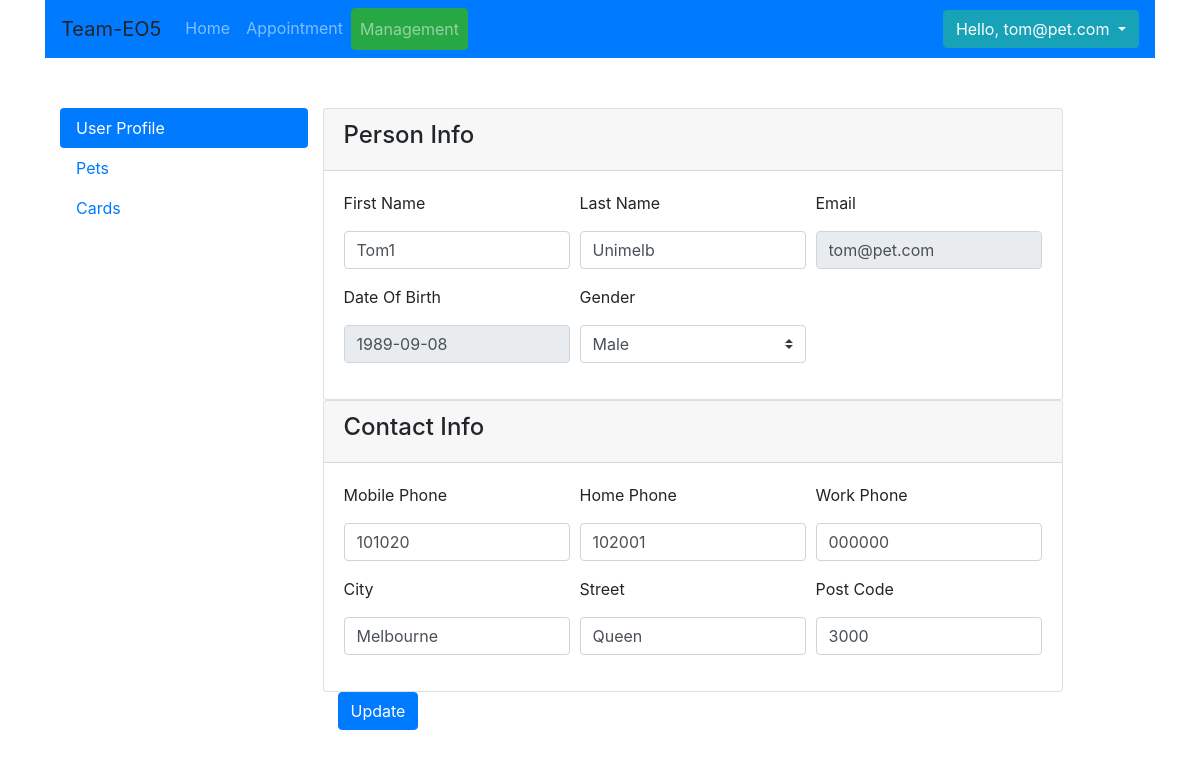
The app's page /user (signed in), older data.
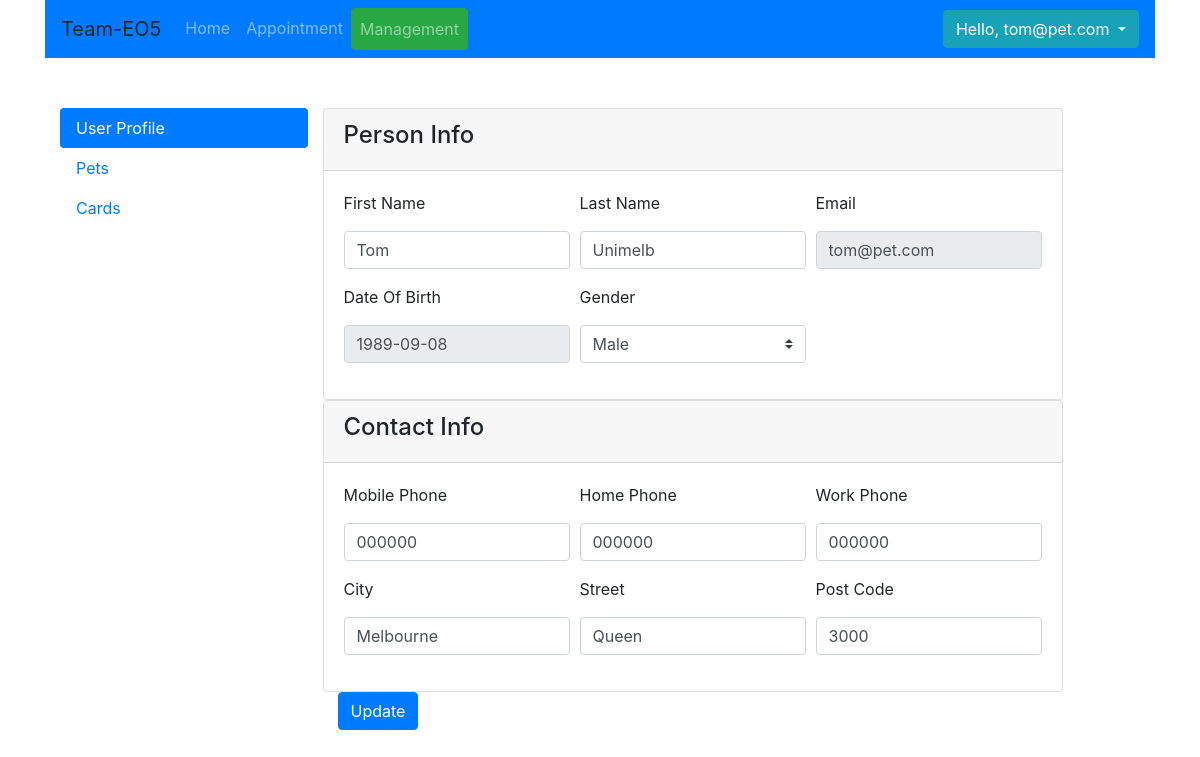
The same page, newer data.
### app/models.py (models this page shows, shortened)
class User(db.Model):
    __tablename__ = 'User'
    id = db.Column(db.Integer, primary_key=True)
    first_name = db.Column(db.String(20))
    last_name = db.Column(db.String(20))
    email = db.Column(db.String(50))
    password = db.Column(db.String(50))
    dob = db.Column(db.DATE, default=datetime.now)
    gender = db.Column(db.CHAR(1))
    phone = db.Column(db.String(10))
    home_number = db.Column(db.String(10))
    work_number = db.Column(db.String(10))
    address_id = db.Column(db.Integer, db.ForeignKey('Address.id'),
                           nullable=False)
    address = db.relationship('Address')
    active = db.Column(db.BOOLEAN)
    admin = db.Column(db.BOOLEAN)
    register_date = db.Column(db.DATETIME, default=datetime.now)
    def is_admin(self):
        return self.admin

### app/subapps/home/routing.py (the view, shortened to what this page needs)
@homeRoute.route('/user', methods=['GET', 'POST'])
@login_required
def user_update():
    form = UserProfileForm()
    return render_template('home/user.html', form=form, current_page="user", user_tab="user")

### app/utli/forms.py
class UserProfileForm(Form):
    first_name = StringField('First Name', validators=[DataRequired()])
    last_name = StringField('Last Name', validators=[DataRequired()])
    email = StringField('Email', validators=[DataRequired()])
    phone = StringField('Mobile Phone')
    home_number = StringField('Home Phone')
    work_number = StringField('Work Phone')
    dob = DateField('Date Of Birth', validators=[DataRequired()])
    gender = SelectField('Gender', validators=[DataRequired()], choices=[('M', 'Male'), ('F', 'Female')])
    city = StringField('City', validators=[DataRequired()])
    street = StringField('Street', validators=[DataRequired()])
    post_code = IntegerField("Post Code", validators=[DataRequired()])

### app/manage.py (called while the page is built)
@login_manager.user_loader
def load_user(user_id):
    from app.models import User
    from app.db_info import Session
    session = Session()
    user = session.query(User).options(subqueryload(User.address)).filter(User.id == user_id).first()
    session.close()
    return user

### run.py (called while the page is built)
@app.before_request
def before_request():
    pass

### app/subapps/home/templates/home/user.html (shortened to what this page needs)
{% extends "home/management_base.html" %}
{% block main_content %}
    {% include "forms/user_profile.html" with context %}
{% endblock %}

### app/templates/base.html (shortened to what this page needs)
<head>
    <link rel="stylesheet" type=text/css href="{{ url_for('static', filename='bootstrap.min.css') }}">
    <link rel="stylesheet" type=text/css href="{{ url_for('static', filename='bootstrap-datepicker3.min.css') }}">
</head>
<body>
<div class="container">
    <nav class="navbar navbar-expand-lg  navbar navbar-dark bg-primary">
        <a class="navbar-brand">Team-EO5</a>
        <div class="collapse navbar-collapse" id="nav-content">
            <ul class="navbar-nav mr-auto">
                <li class="nav-item ">
                    <a class="nav-link {% if current_page == 'home' %}btn btn-success{% endif %}"
                       href="{{ url_for('homeRoute.index') }} ">Home <span class="sr-only">(current)</span></a>
                </li>
                <li class="nav-item">
                    <a class="nav-link {% if current_page == 'appointment' %}btn btn-success{% endif %}"
                       href="{{ url_for('homeRoute.appt') }}">Appointment</a>
                </li>
                <li class="nav-item">
                    <a class="nav-link {% if current_page == 'user' %}btn btn-success{% endif %}"
                       href="{{ url_for('homeRoute.user_update') }}">Management</a>
                </li>
            </ul>
            {% if current_user.is_authenticated %}
                <div class="dropdown my-2 my-lg-0">
                    <button class="btn btn-info dropdown-toggle" type="button" id="dropdownMenuButton"
                            data-toggle="dropdown" aria-haspopup="true" aria-expanded="false">
                        Hello, {{ current_user.email }}
                    </button>
                </div>
            {% else %}
                <div class="btn-group my-2 my-lg-0" role="group" aria-label="Basic example">
                    <a class="btn btn-info" href="{{ url_for('homeRoute.login') }}?next={{ request.path }}"
                       role="button">Login</a>
                    <a class="btn btn-info" href="{{ url_for("homeRoute.register") }}" role="button">Sign Up</a>
                </div>
            {% endif %}
        </div>
    </nav>
    <div class="container">
        {% block content %}<h1>Base Template with css and js</h1>{% endblock %}
    </div>
</div>
</body>

### app/subapps/home/templates/forms/_fields_macro.html (shortened to what this page needs)
{% macro render_string(field, value='', type='text', readonly=None,class='col-sm-8',required=true) -%}
    <div class="{{ class }}">
        <input type="{{ type }}" placeholder="{{ field.name }}" class="form-control"
                {% if readonly %} readonly {% endif %}
                {% if required %} required {% endif %}
               id="id_{{ field.name }}"
               name="{{ field.name }}" value="{{ value|e }}">
    </div>
{% endmacro %}
{% macro render_select(field,value='',class='col-sm-8') -%}
    <div class="{{ class }}">
        <select class="custom-select" id="id_{{ field.name }}" name="{{ field.name }}">
            {% for option in field.choices %}
                <option value={{ option[0] }} {% if value == option[0] %}
                    selected {% endif %}>{{ option[1] }}</option>
            {% endfor %}
        </select>
    </div>
{% endmacro %}
{% macro render_date(field=None,value="",class='col-sm-8',begin_date=None) -%}
    <div class="{{ class }}">
        <input type="text" value="{{ value }}" readonly class=" form-control {{ field.name }}"
               name="{{ field.name }}" id="id_{{ field.name }}" data-date-format="yyyy-mm-dd">
    </div>
{% endmacro %}

Row changes from the older to the newer data that the page shows:
changed User "tom@pet.com": first_name "Tom1" → "Tom"; phone "101020" → "000000"; home_number "102001" → "000000"
